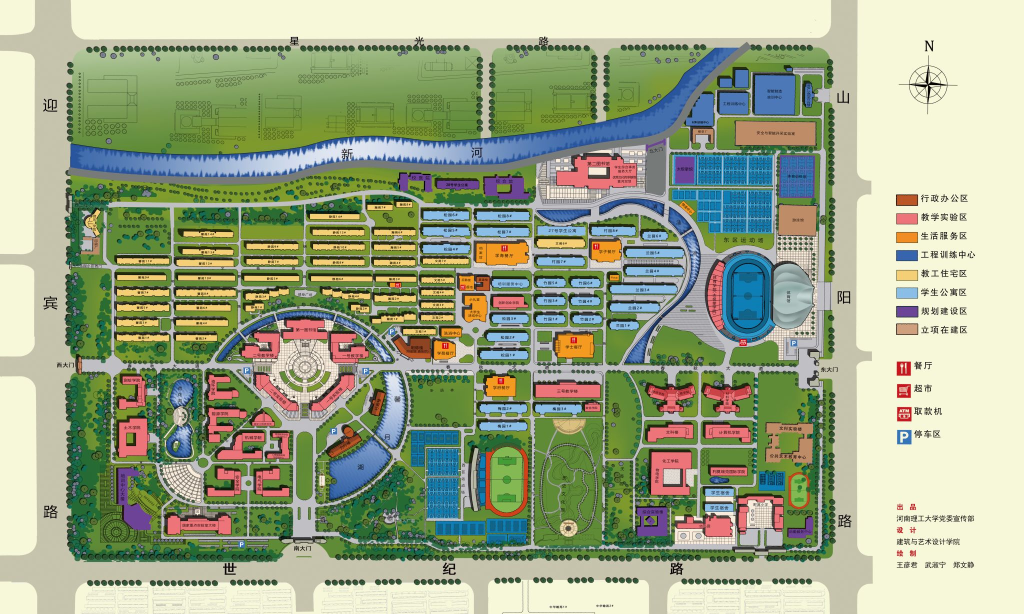
#> input picture chemistry-lab-game/web-demo/html5-v6-2026-11-05/dist/campus-map.jpg, 2048 x 1228 px (shown at 1/2 size)
$ python extract-roads.py
#> lines starting #> are read from the running program, lines starting #| are printed output that depends on the picture; after the words box and inside, x2 and y2 are one past the last pixel; in counts of white or black regions, pixels touching at a corner belong together
from PIL import Image
import numpy as np
from scipy import ndimage as nd
import json
im=np.asarray(Image.open('dist/campus-map.jpg').convert('RGB')).astype(int)
# Gray paved surfaces on the supplied map. Excludes colored roofs, grass, water.
raw=(im.max(2)-im.min(2)<31)&(im.min(2)>130)&(im.max(2)<245)
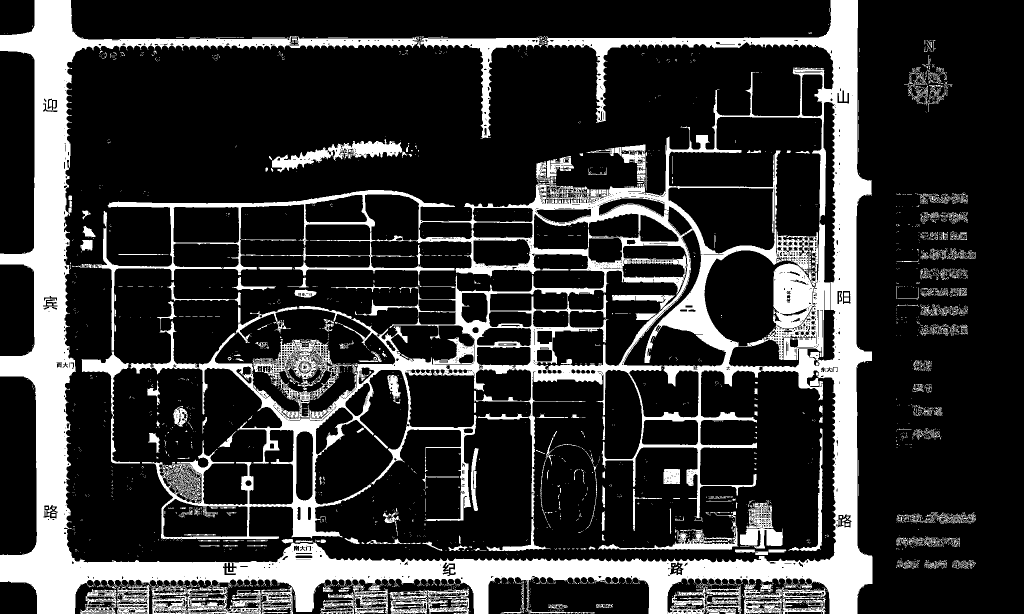
#> raw: shape (1228, 2048) bool (shown at 1/2 size); 20.1% white; 3740 white regions (3407 under 20 px), largest, box (x1, y1, x2, y2) and area: (0, 0, 1745, 1228) 432342, (839, 72, 1088, 277) 6614, (544, 278, 815, 345) 5611
allowed=np.zeros(raw.shape,bool);allowed[300:1100,150:1655]=True
raw &= allowed
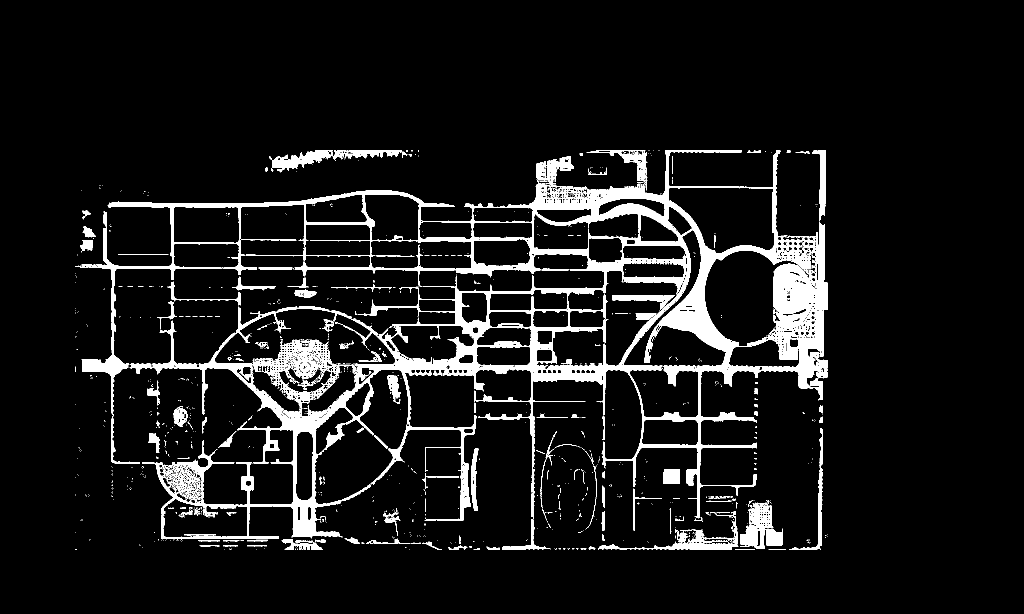
#> raw: shape (1228, 2048) bool (shown at 1/2 size); 8.2% white; 1362 white regions (1192 under 20 px), largest, box (x1, y1, x2, y2) and area: (157, 300, 1655, 1078) 161909, (1480, 1005, 1566, 1097) 3917, (1196, 1023, 1477, 1100) 3341
# Small print/anti-alias gaps only, never bridge a building or garden.
raw=nd.binary_closing(raw,iterations=2)
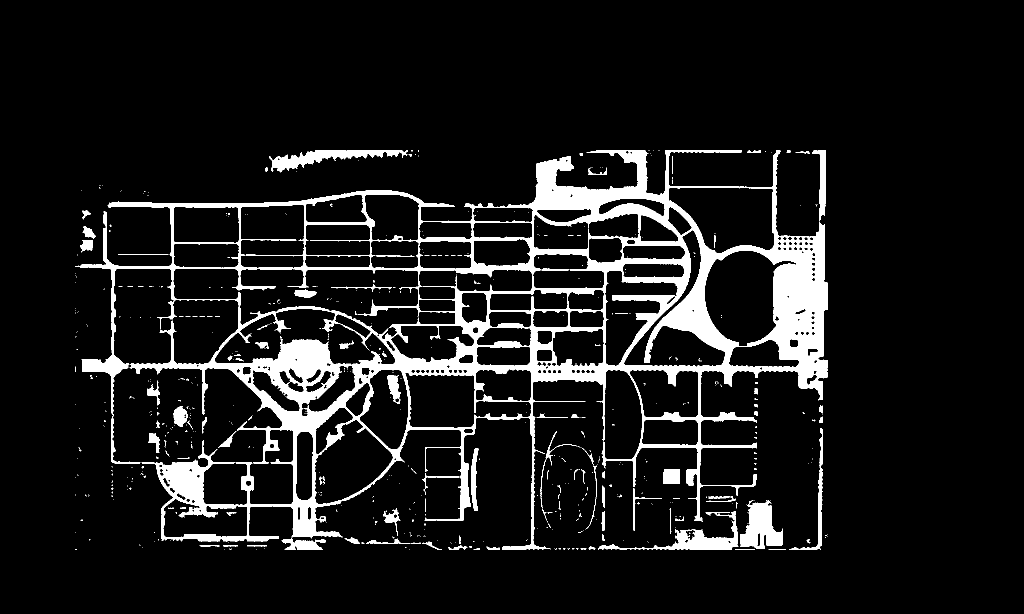
#> raw: shape (1228, 2048) bool (shown at 1/2 size); 9.3% white; 602 white regions (500 under 20 px), largest, box (x1, y1, x2, y2) and area: (150, 300, 1655, 1100) 199526, (1480, 1001, 1566, 1097) 4937, (1196, 1023, 1477, 1100) 4572
# Explicit footprints with pale interiors, to prevent entering courtyards through labels.
for x,y,w,h in [(1294,900,94,88),(1350,1042,120,45),(1474,991,91,100),(455,751,20,25),(1544,516,91,147),(1407,504,137,184)]:raw[y:y+h,x:x+w]=False
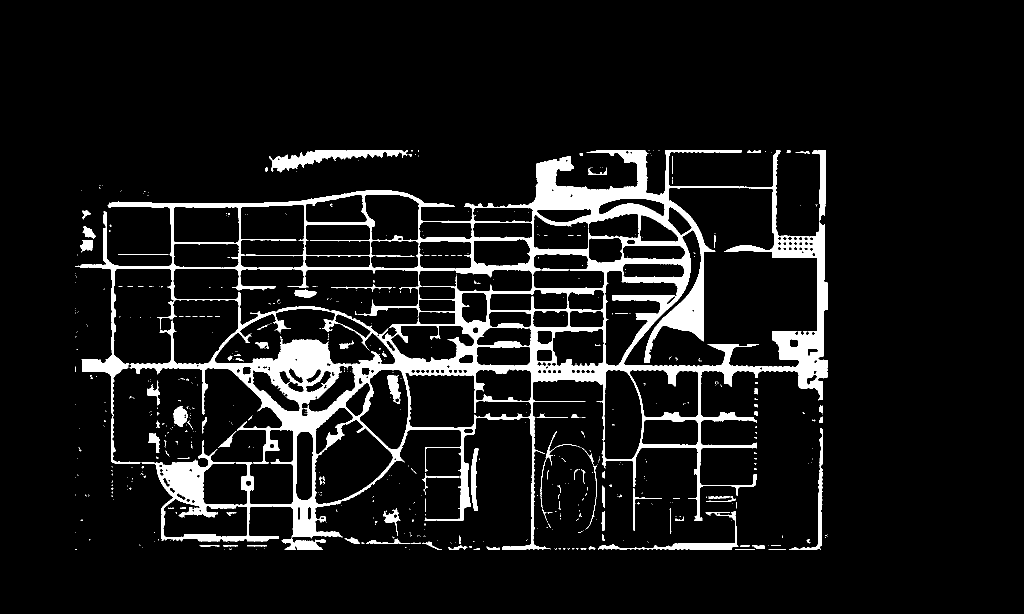
#> raw: shape (1228, 2048) bool (shown at 1/2 size); 8.3% white; 599 white regions (496 under 20 px), largest, box (x1, y1, x2, y2) and area: (150, 300, 1655, 1100) 182920, (538, 300, 816, 345) 4420, (1196, 1023, 1477, 1100) 2542
labels,n=nd.label(raw);target=int(labels[860,1397]);mask=labels==target
#> after `labels, n = nd.label(raw)`:
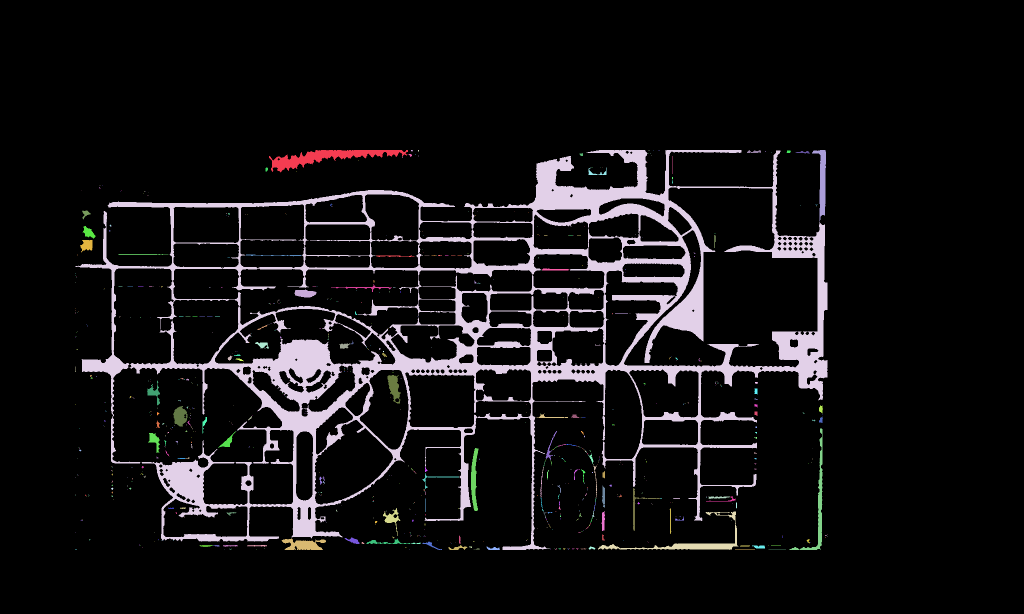
#> labels: shape (1228, 2048) int32 (shown at 1/2 size); 848 distinct labels, from 0 to 847; one colour per label, 0 black
#> after `labels, n = nd.label(raw)`: n = 847
#> after `target = int(labels[860, 1397])`: target = 4
#> after `mask = labels == target`:
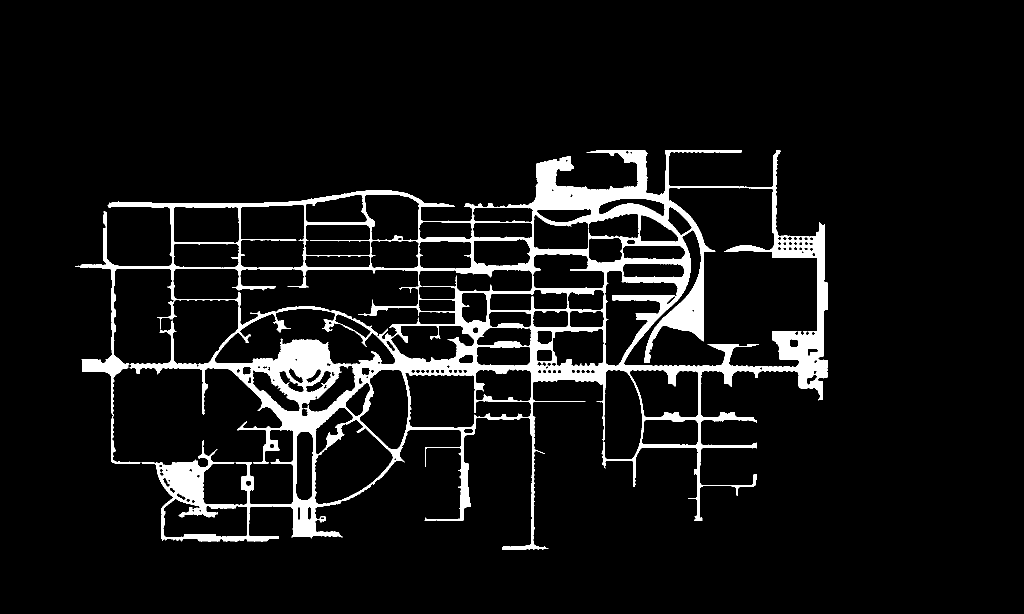
#> mask: shape (1228, 2048) bool (shown at 1/2 size); 7.3% white; 1 white region, box (x1, y1, x2, y2) and area: (150, 300, 1655, 1100) 182691
print('reachable pixels',mask.sum(),'components',n,'start component',target)
#| reachable pixels 182691 components 847 start component 4
# Include only component connected to the chemistry-school street.
runs=[]
for y,row in enumerate(mask):
 d=np.diff(np.r_[False,row,False].astype(int));starts=np.where(d==1)[0];ends=np.where(d==-1)[0]
 for a,b in zip(starts,ends):runs.append([y,int(a),int(b)])
#> after the loop, runs = 10934 items, first 6: [300, 1198, 1228], [300, 1229, 1238], [300, 1239, 1242], [300, 1243, 1291], [300, 1331, 1332], [300, 1333, 1483]
json.dump({'width':2048,'height':1228,'runs':runs},open('dist/walkable.json','w'),separators=(',',':'))
preview=np.asarray(Image.open('dist/campus-map.jpg').convert('RGB')).copy();preview[mask]=preview[mask]*.35+np.array([255,180,0])*.65
#> further down, preview is the input picture: shape (1228, 2048, 3); mean R, G, B 158.7, 169.3, 138.4
#> after `preview[mask] = preview[mask] * 0.35 + np.array([255, 180, 0]) * 0.65`:
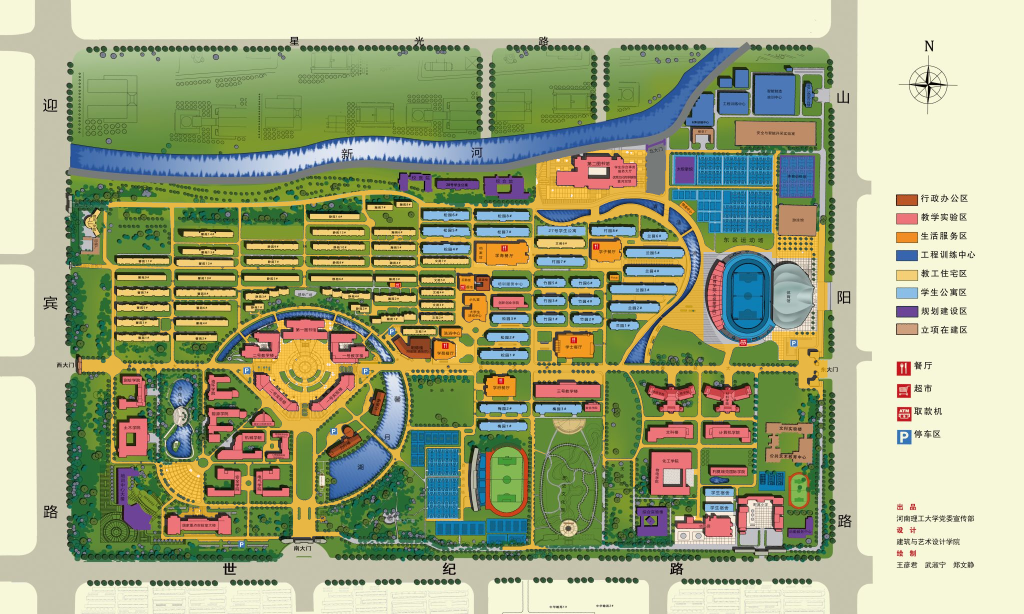
#> preview: shape (1228, 2048, 3) (shown at 1/2 size); 7.26% of pixels changed, all inside (x1, y1, x2, y2) = (150, 300, 1655, 1100)
Image.fromarray(preview).save('/workspace/shared/dahua-mobile-mask-check.png')
